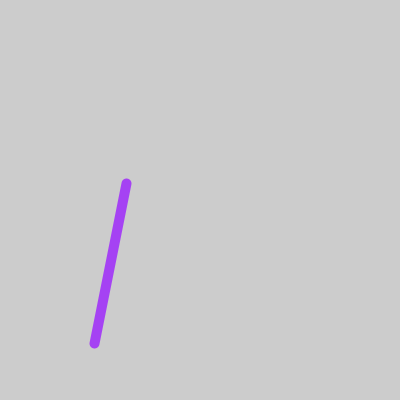
Frame 1 (no input)
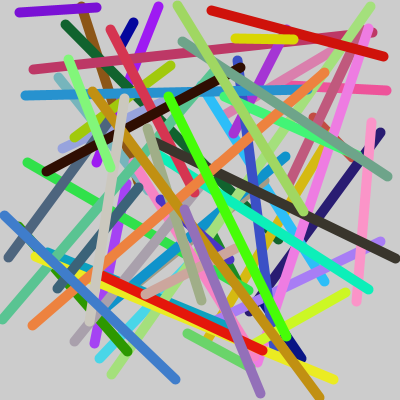
Frame 60 (the mouse pressed at the canvas centre just before this capture)
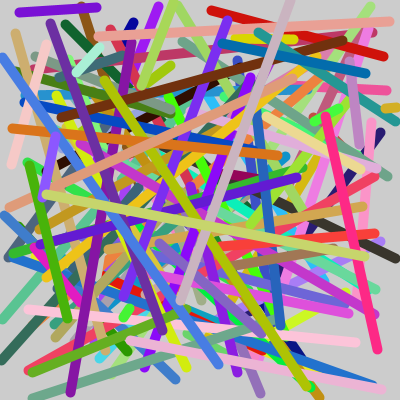
Frame 120 (the mouse held since frame 60 and released just before this capture)

The Processing sketch that drew these frames (run headless with seeded random() and noise(); from frame 60 on, the mouse is pressed at the canvas centre):

// Processing sketch: challenge_7
// ── challenge_7.pde
void setup()
{
        size(400,400);
        strokeWeight(10);
}

void draw()
{
        stroke(random(256),random(256),random(256));
        line (random(400),random(400),random(400),random(400));
}
